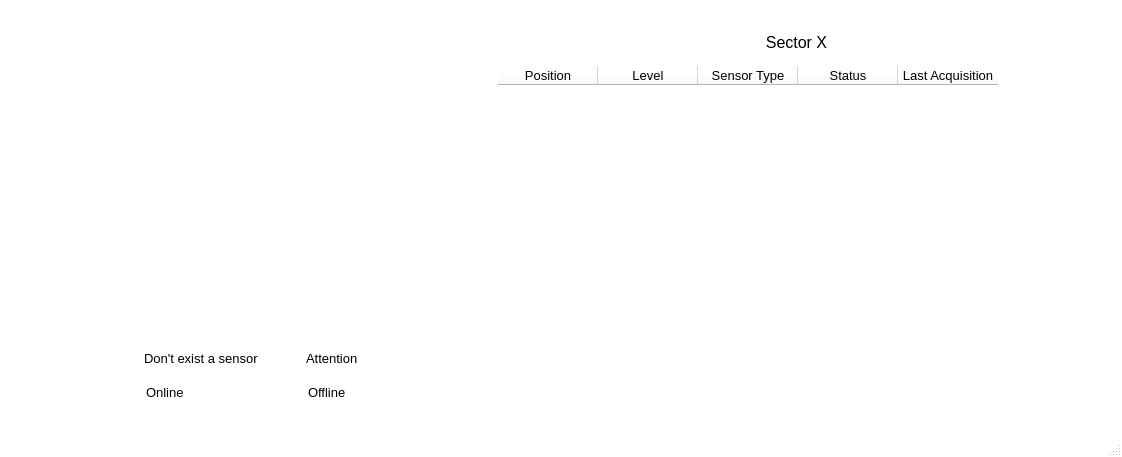
<?xml version="1.0" encoding="UTF-8"?>
<ui version="4.0">
 <class>MainWindow</class>
 <widget class="QMainWindow" name="MainWindow">
  <property name="geometry">
   <rect>
    <x>0</x>
    <y>0</y>
    <width>1122</width>
    <height>457</height>
   </rect>
  </property>
  <property name="palette">
   <palette>
    <active>
     <colorrole role="WindowText">
      <brush brushstyle="SolidPattern">
       <color alpha="255">
        <red>0</red>
        <green>0</green>
        <blue>0</blue>
       </color>
      </brush>
     </colorrole>
     <colorrole role="Button">
      <brush brushstyle="SolidPattern">
       <color alpha="255">
        <red>255</red>
        <green>255</green>
        <blue>255</blue>
       </color>
      </brush>
     </colorrole>
     <colorrole role="Light">
      <brush brushstyle="SolidPattern">
       <color alpha="255">
        <red>255</red>
        <green>255</green>
        <blue>255</blue>
       </color>
      </brush>
     </colorrole>
     <colorrole role="Midlight">
      <brush brushstyle="SolidPattern">
       <color alpha="255">
        <red>255</red>
        <green>255</green>
        <blue>255</blue>
       </color>
      </brush>
     </colorrole>
     <colorrole role="Dark">
      <brush brushstyle="SolidPattern">
       <color alpha="255">
        <red>127</red>
        <green>127</green>
        <blue>127</blue>
       </color>
      </brush>
     </colorrole>
     <colorrole role="Mid">
      <brush brushstyle="SolidPattern">
       <color alpha="255">
        <red>170</red>
        <green>170</green>
        <blue>170</blue>
       </color>
      </brush>
     </colorrole>
     <colorrole role="Text">
      <brush brushstyle="SolidPattern">
       <color alpha="255">
        <red>0</red>
        <green>0</green>
        <blue>0</blue>
       </color>
      </brush>
     </colorrole>
     <colorrole role="BrightText">
      <brush brushstyle="SolidPattern">
       <color alpha="255">
        <red>255</red>
        <green>255</green>
        <blue>255</blue>
       </color>
      </brush>
     </colorrole>
     <colorrole role="ButtonText">
      <brush brushstyle="SolidPattern">
       <color alpha="255">
        <red>0</red>
        <green>0</green>
        <blue>0</blue>
       </color>
      </brush>
     </colorrole>
     <colorrole role="Base">
      <brush brushstyle="SolidPattern">
       <color alpha="255">
        <red>255</red>
        <green>255</green>
        <blue>255</blue>
       </color>
      </brush>
     </colorrole>
     <colorrole role="Window">
      <brush brushstyle="SolidPattern">
       <color alpha="255">
        <red>255</red>
        <green>255</green>
        <blue>255</blue>
       </color>
      </brush>
     </colorrole>
     <colorrole role="Shadow">
      <brush brushstyle="SolidPattern">
       <color alpha="255">
        <red>0</red>
        <green>0</green>
        <blue>0</blue>
       </color>
      </brush>
     </colorrole>
     <colorrole role="AlternateBase">
      <brush brushstyle="SolidPattern">
       <color alpha="255">
        <red>255</red>
        <green>255</green>
        <blue>255</blue>
       </color>
      </brush>
     </colorrole>
     <colorrole role="ToolTipBase">
      <brush brushstyle="SolidPattern">
       <color alpha="255">
        <red>255</red>
        <green>255</green>
        <blue>220</blue>
       </color>
      </brush>
     </colorrole>
     <colorrole role="ToolTipText">
      <brush brushstyle="SolidPattern">
       <color alpha="255">
        <red>0</red>
        <green>0</green>
        <blue>0</blue>
       </color>
      </brush>
     </colorrole>
    </active>
    <inactive>
     <colorrole role="WindowText">
      <brush brushstyle="SolidPattern">
       <color alpha="255">
        <red>0</red>
        <green>0</green>
        <blue>0</blue>
       </color>
      </brush>
     </colorrole>
     <colorrole role="Button">
      <brush brushstyle="SolidPattern">
       <color alpha="255">
        <red>255</red>
        <green>255</green>
        <blue>255</blue>
       </color>
      </brush>
     </colorrole>
     <colorrole role="Light">
      <brush brushstyle="SolidPattern">
       <color alpha="255">
        <red>255</red>
        <green>255</green>
        <blue>255</blue>
       </color>
      </brush>
     </colorrole>
     <colorrole role="Midlight">
      <brush brushstyle="SolidPattern">
       <color alpha="255">
        <red>255</red>
        <green>255</green>
        <blue>255</blue>
       </color>
      </brush>
     </colorrole>
     <colorrole role="Dark">
      <brush brushstyle="SolidPattern">
       <color alpha="255">
        <red>127</red>
        <green>127</green>
        <blue>127</blue>
       </color>
      </brush>
     </colorrole>
     <colorrole role="Mid">
      <brush brushstyle="SolidPattern">
       <color alpha="255">
        <red>170</red>
        <green>170</green>
        <blue>170</blue>
       </color>
      </brush>
     </colorrole>
     <colorrole role="Text">
      <brush brushstyle="SolidPattern">
       <color alpha="255">
        <red>0</red>
        <green>0</green>
        <blue>0</blue>
       </color>
      </brush>
     </colorrole>
     <colorrole role="BrightText">
      <brush brushstyle="SolidPattern">
       <color alpha="255">
        <red>255</red>
        <green>255</green>
        <blue>255</blue>
       </color>
      </brush>
     </colorrole>
     <colorrole role="ButtonText">
      <brush brushstyle="SolidPattern">
       <color alpha="255">
        <red>0</red>
        <green>0</green>
        <blue>0</blue>
       </color>
      </brush>
     </colorrole>
     <colorrole role="Base">
      <brush brushstyle="SolidPattern">
       <color alpha="255">
        <red>255</red>
        <green>255</green>
        <blue>255</blue>
       </color>
      </brush>
     </colorrole>
     <colorrole role="Window">
      <brush brushstyle="SolidPattern">
       <color alpha="255">
        <red>255</red>
        <green>255</green>
        <blue>255</blue>
       </color>
      </brush>
     </colorrole>
     <colorrole role="Shadow">
      <brush brushstyle="SolidPattern">
       <color alpha="255">
        <red>0</red>
        <green>0</green>
        <blue>0</blue>
       </color>
      </brush>
     </colorrole>
     <colorrole role="AlternateBase">
      <brush brushstyle="SolidPattern">
       <color alpha="255">
        <red>255</red>
        <green>255</green>
        <blue>255</blue>
       </color>
      </brush>
     </colorrole>
     <colorrole role="ToolTipBase">
      <brush brushstyle="SolidPattern">
       <color alpha="255">
        <red>255</red>
        <green>255</green>
        <blue>220</blue>
       </color>
      </brush>
     </colorrole>
     <colorrole role="ToolTipText">
      <brush brushstyle="SolidPattern">
       <color alpha="255">
        <red>0</red>
        <green>0</green>
        <blue>0</blue>
       </color>
      </brush>
     </colorrole>
    </inactive>
    <disabled>
     <colorrole role="WindowText">
      <brush brushstyle="SolidPattern">
       <color alpha="255">
        <red>127</red>
        <green>127</green>
        <blue>127</blue>
       </color>
      </brush>
     </colorrole>
     <colorrole role="Button">
      <brush brushstyle="SolidPattern">
       <color alpha="255">
        <red>255</red>
        <green>255</green>
        <blue>255</blue>
       </color>
      </brush>
     </colorrole>
     <colorrole role="Light">
      <brush brushstyle="SolidPattern">
       <color alpha="255">
        <red>255</red>
        <green>255</green>
        <blue>255</blue>
       </color>
      </brush>
     </colorrole>
     <colorrole role="Midlight">
      <brush brushstyle="SolidPattern">
       <color alpha="255">
        <red>255</red>
        <green>255</green>
        <blue>255</blue>
       </color>
      </brush>
     </colorrole>
     <colorrole role="Dark">
      <brush brushstyle="SolidPattern">
       <color alpha="255">
        <red>127</red>
        <green>127</green>
        <blue>127</blue>
       </color>
      </brush>
     </colorrole>
     <colorrole role="Mid">
      <brush brushstyle="SolidPattern">
       <color alpha="255">
        <red>170</red>
        <green>170</green>
        <blue>170</blue>
       </color>
      </brush>
     </colorrole>
     <colorrole role="Text">
      <brush brushstyle="SolidPattern">
       <color alpha="255">
        <red>127</red>
        <green>127</green>
        <blue>127</blue>
       </color>
      </brush>
     </colorrole>
     <colorrole role="BrightText">
      <brush brushstyle="SolidPattern">
       <color alpha="255">
        <red>255</red>
        <green>255</green>
        <blue>255</blue>
       </color>
      </brush>
     </colorrole>
     <colorrole role="ButtonText">
      <brush brushstyle="SolidPattern">
       <color alpha="255">
        <red>127</red>
        <green>127</green>
        <blue>127</blue>
       </color>
      </brush>
     </colorrole>
     <colorrole role="Base">
      <brush brushstyle="SolidPattern">
       <color alpha="255">
        <red>255</red>
        <green>255</green>
        <blue>255</blue>
       </color>
      </brush>
     </colorrole>
     <colorrole role="Window">
      <brush brushstyle="SolidPattern">
       <color alpha="255">
        <red>255</red>
        <green>255</green>
        <blue>255</blue>
       </color>
      </brush>
     </colorrole>
     <colorrole role="Shadow">
      <brush brushstyle="SolidPattern">
       <color alpha="255">
        <red>0</red>
        <green>0</green>
        <blue>0</blue>
       </color>
      </brush>
     </colorrole>
     <colorrole role="AlternateBase">
      <brush brushstyle="SolidPattern">
       <color alpha="255">
        <red>255</red>
        <green>255</green>
        <blue>255</blue>
       </color>
      </brush>
     </colorrole>
     <colorrole role="ToolTipBase">
      <brush brushstyle="SolidPattern">
       <color alpha="255">
        <red>255</red>
        <green>255</green>
        <blue>220</blue>
       </color>
      </brush>
     </colorrole>
     <colorrole role="ToolTipText">
      <brush brushstyle="SolidPattern">
       <color alpha="255">
        <red>0</red>
        <green>0</green>
        <blue>0</blue>
       </color>
      </brush>
     </colorrole>
    </disabled>
   </palette>
  </property>
  <property name="windowTitle">
   <string>MainWindow</string>
  </property>
  <widget class="QWidget" name="centralwidget">
   <widget class="QLabel" name="label">
    <property name="geometry">
     <rect>
      <x>32</x>
      <y>42</y>
      <width>423</width>
      <height>297</height>
     </rect>
    </property>
    <property name="text">
     <string/>
    </property>
    <property name="textFormat">
     <enum>Qt::AutoText</enum>
    </property>
    <property name="pixmap">
     <pixmap>placa.png</pixmap>
    </property>
    <property name="scaledContents">
     <bool>true</bool>
    </property>
    <property name="wordWrap">
     <bool>false</bool>
    </property>
   </widget>
   <widget class="QLabel" name="p1">
    <property name="geometry">
     <rect>
      <x>50</x>
      <y>70</y>
      <width>51</width>
      <height>51</height>
     </rect>
    </property>
    <property name="autoFillBackground">
     <bool>false</bool>
    </property>
    <property name="styleSheet">
     <string notr="true">background-color: &quot;light gray&quot;;
</string>
    </property>
    <property name="text">
     <string/>
    </property>
   </widget>
   <widget class="QLabel" name="p4">
    <property name="geometry">
     <rect>
      <x>218</x>
      <y>48</y>
      <width>51</width>
      <height>51</height>
     </rect>
    </property>
    <property name="autoFillBackground">
     <bool>false</bool>
    </property>
    <property name="styleSheet">
     <string notr="true">background-color: &quot;light gray&quot;;
</string>
    </property>
    <property name="text">
     <string/>
    </property>
   </widget>
   <widget class="QLabel" name="p5">
    <property name="geometry">
     <rect>
      <x>216</x>
      <y>158</y>
      <width>51</width>
      <height>51</height>
     </rect>
    </property>
    <property name="autoFillBackground">
     <bool>false</bool>
    </property>
    <property name="styleSheet">
     <string notr="true">background-color: &quot;light gray&quot;;
</string>
    </property>
    <property name="text">
     <string/>
    </property>
   </widget>
   <widget class="QLabel" name="p8">
    <property name="geometry">
     <rect>
      <x>378</x>
      <y>168</y>
      <width>51</width>
      <height>51</height>
     </rect>
    </property>
    <property name="autoFillBackground">
     <bool>false</bool>
    </property>
    <property name="styleSheet">
     <string notr="true">background-color: &quot;light gray&quot;;
</string>
    </property>
    <property name="text">
     <string/>
    </property>
   </widget>
   <widget class="QLabel" name="p7">
    <property name="geometry">
     <rect>
      <x>390</x>
      <y>68</y>
      <width>51</width>
      <height>51</height>
     </rect>
    </property>
    <property name="autoFillBackground">
     <bool>false</bool>
    </property>
    <property name="styleSheet">
     <string notr="true">background-color: &quot;light gray&quot;;
</string>
    </property>
    <property name="text">
     <string/>
    </property>
   </widget>
   <widget class="QLabel" name="p6">
    <property name="geometry">
     <rect>
      <x>220</x>
      <y>254</y>
      <width>51</width>
      <height>51</height>
     </rect>
    </property>
    <property name="autoFillBackground">
     <bool>false</bool>
    </property>
    <property name="styleSheet">
     <string notr="true">background-color: &quot;light gray&quot;;
</string>
    </property>
    <property name="text">
     <string/>
    </property>
   </widget>
   <widget class="QLabel" name="p3">
    <property name="geometry">
     <rect>
      <x>70</x>
      <y>264</y>
      <width>51</width>
      <height>51</height>
     </rect>
    </property>
    <property name="autoFillBackground">
     <bool>false</bool>
    </property>
    <property name="styleSheet">
     <string notr="true">background-color: &quot;light gray&quot;;
</string>
    </property>
    <property name="text">
     <string/>
    </property>
   </widget>
   <widget class="QLabel" name="p2">
    <property name="geometry">
     <rect>
      <x>58</x>
      <y>164</y>
      <width>51</width>
      <height>51</height>
     </rect>
    </property>
    <property name="autoFillBackground">
     <bool>false</bool>
    </property>
    <property name="styleSheet">
     <string notr="true">background-color: &quot;light gray&quot;;
</string>
    </property>
    <property name="text">
     <string/>
    </property>
   </widget>
   <widget class="QLabel" name="p9">
    <property name="geometry">
     <rect>
      <x>366</x>
      <y>264</y>
      <width>51</width>
      <height>51</height>
     </rect>
    </property>
    <property name="autoFillBackground">
     <bool>false</bool>
    </property>
    <property name="styleSheet">
     <string notr="true">background-color: &quot;light gray&quot;;
</string>
    </property>
    <property name="text">
     <string/>
    </property>
   </widget>
   <widget class="QLabel" name="sector">
    <property name="geometry">
     <rect>
      <x>526</x>
      <y>28</y>
      <width>541</width>
      <height>29</height>
     </rect>
    </property>
    <property name="font">
     <font>
      <pointsize>12</pointsize>
     </font>
    </property>
    <property name="text">
     <string>Sector X</string>
    </property>
    <property name="alignment">
     <set>Qt::AlignCenter</set>
    </property>
   </widget>
   <widget class="QTableWidget" name="table">
    <property name="geometry">
     <rect>
      <x>498</x>
      <y>66</y>
      <width>579</width>
      <height>335</height>
     </rect>
    </property>
    <property name="font">
     <font>
      <pointsize>10</pointsize>
     </font>
    </property>
    <property name="frameShape">
     <enum>QFrame::NoFrame</enum>
    </property>
    <property name="lineWidth">
     <number>1</number>
    </property>
    <property name="selectionMode">
     <enum>QAbstractItemView::NoSelection</enum>
    </property>
    <property name="sortingEnabled">
     <bool>true</bool>
    </property>
    <column>
     <property name="text">
      <string>Position</string>
     </property>
    </column>
    <column>
     <property name="text">
      <string>Level</string>
     </property>
    </column>
    <column>
     <property name="text">
      <string>Sensor Type</string>
     </property>
    </column>
    <column>
     <property name="text">
      <string>Status</string>
     </property>
    </column>
    <column>
     <property name="text">
      <string>Last Acquisition</string>
     </property>
    </column>
   </widget>
   <widget class="QLabel" name="label_2">
    <property name="geometry">
     <rect>
      <x>114</x>
      <y>348</y>
      <width>21</width>
      <height>21</height>
     </rect>
    </property>
    <property name="styleSheet">
     <string notr="true">background-color: &quot;light gray&quot;;
</string>
    </property>
    <property name="text">
     <string/>
    </property>
   </widget>
   <widget class="QLabel" name="label_3">
    <property name="geometry">
     <rect>
      <x>144</x>
      <y>350</y>
      <width>135</width>
      <height>17</height>
     </rect>
    </property>
    <property name="font">
     <font>
      <pointsize>10</pointsize>
     </font>
    </property>
    <property name="text">
     <string>Don't exist a sensor</string>
    </property>
   </widget>
   <widget class="QLabel" name="label_4">
    <property name="geometry">
     <rect>
      <x>276</x>
      <y>348</y>
      <width>21</width>
      <height>21</height>
     </rect>
    </property>
    <property name="styleSheet">
     <string notr="true">background-color: &quot;#FFFF00&quot;;
</string>
    </property>
    <property name="text">
     <string/>
    </property>
   </widget>
   <widget class="QLabel" name="label_5">
    <property name="geometry">
     <rect>
      <x>306</x>
      <y>350</y>
      <width>61</width>
      <height>17</height>
     </rect>
    </property>
    <property name="font">
     <font>
      <pointsize>10</pointsize>
     </font>
    </property>
    <property name="text">
     <string>Attention</string>
    </property>
   </widget>
   <widget class="QLabel" name="label_6">
    <property name="geometry">
     <rect>
      <x>114</x>
      <y>382</y>
      <width>21</width>
      <height>21</height>
     </rect>
    </property>
    <property name="styleSheet">
     <string notr="true">background-color: &quot;#39FF14&quot;;
</string>
    </property>
    <property name="text">
     <string/>
    </property>
   </widget>
   <widget class="QLabel" name="label_7">
    <property name="geometry">
     <rect>
      <x>146</x>
      <y>384</y>
      <width>135</width>
      <height>17</height>
     </rect>
    </property>
    <property name="font">
     <font>
      <pointsize>10</pointsize>
     </font>
    </property>
    <property name="text">
     <string>Online</string>
    </property>
   </widget>
   <widget class="QLabel" name="label_8">
    <property name="geometry">
     <rect>
      <x>276</x>
      <y>382</y>
      <width>21</width>
      <height>21</height>
     </rect>
    </property>
    <property name="styleSheet">
     <string notr="true">background-color: &quot;#FF0000&quot;;
</string>
    </property>
    <property name="text">
     <string/>
    </property>
   </widget>
   <widget class="QLabel" name="label_9">
    <property name="geometry">
     <rect>
      <x>308</x>
      <y>384</y>
      <width>49</width>
      <height>17</height>
     </rect>
    </property>
    <property name="font">
     <font>
      <pointsize>10</pointsize>
     </font>
    </property>
    <property name="text">
     <string>Offline</string>
    </property>
   </widget>
   <zorder>p9</zorder>
   <zorder>p8</zorder>
   <zorder>p7</zorder>
   <zorder>p6</zorder>
   <zorder>p5</zorder>
   <zorder>p4</zorder>
   <zorder>p3</zorder>
   <zorder>p2</zorder>
   <zorder>p1</zorder>
   <zorder>label</zorder>
   <zorder>sector</zorder>
   <zorder>table</zorder>
   <zorder>label_2</zorder>
   <zorder>label_3</zorder>
   <zorder>label_4</zorder>
   <zorder>label_5</zorder>
   <zorder>label_6</zorder>
   <zorder>label_7</zorder>
   <zorder>label_8</zorder>
   <zorder>label_9</zorder>
  </widget>
  <widget class="QStatusBar" name="statusbar"/>
 </widget>
 <resources/>
 <connections/>
</ui>
